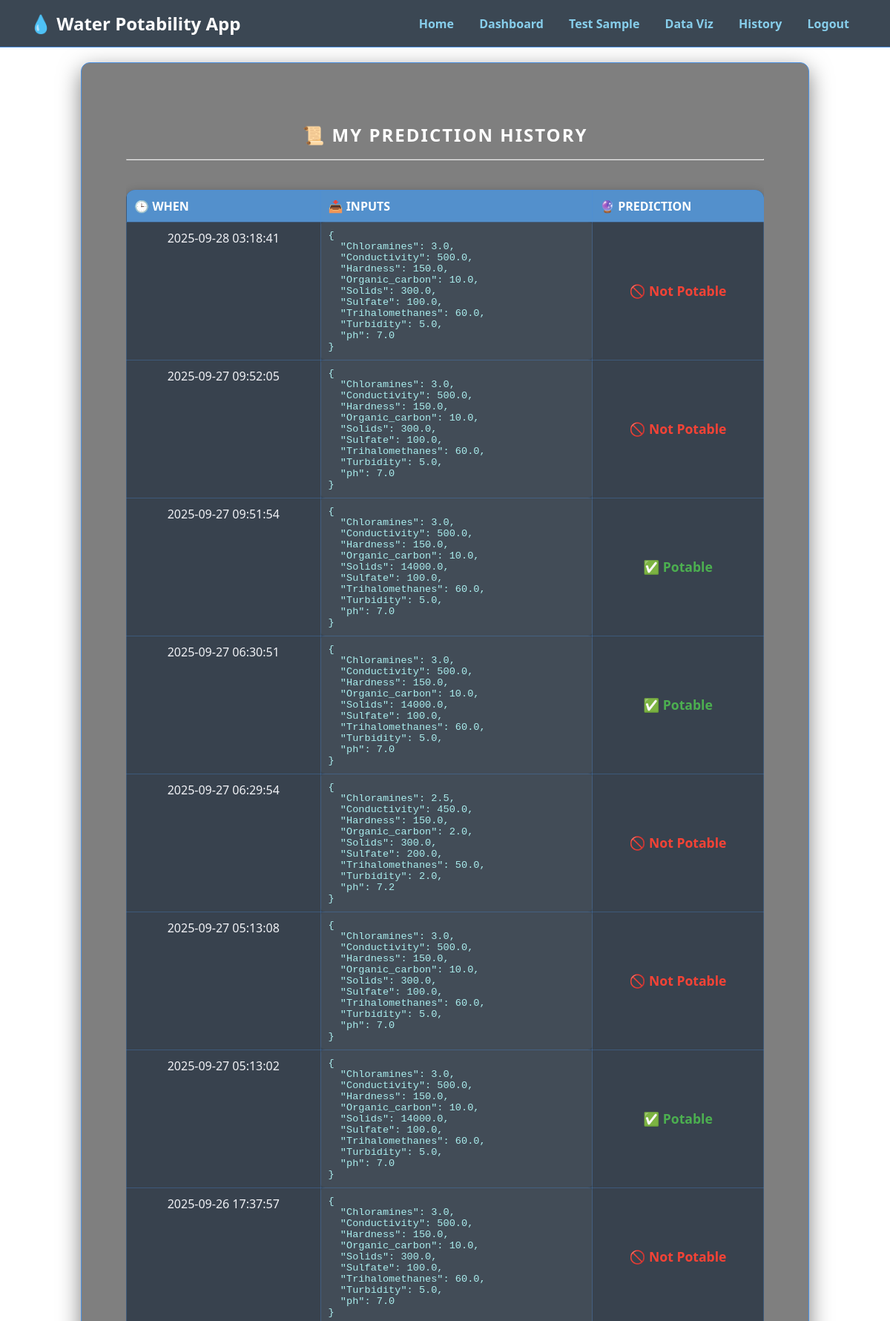
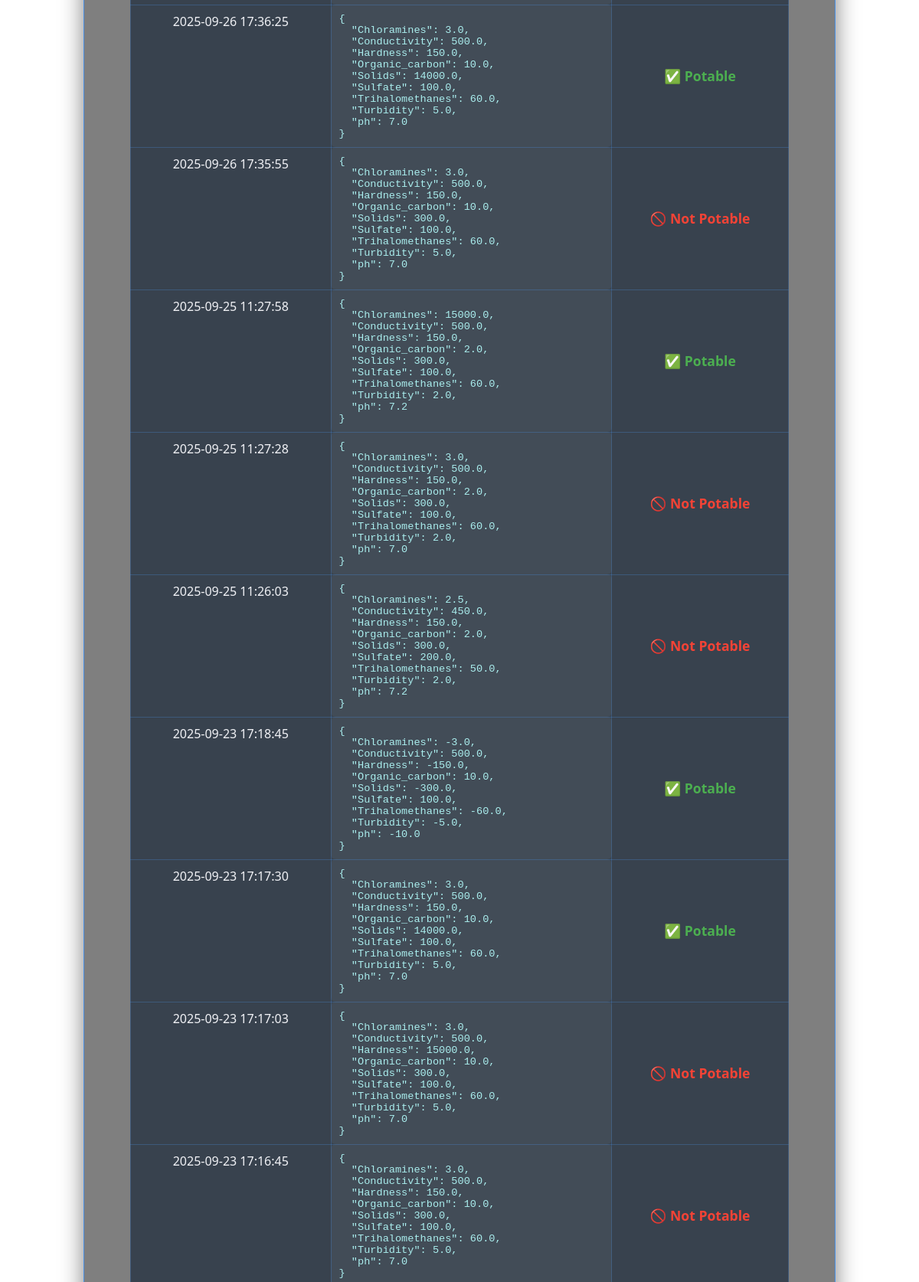
Screenshot of /history (signed in, upper part) with the database file from the repository (2 pictures, top to bottom).
### tables this page shows
CREATE TABLE history
                    (id INTEGER PRIMARY KEY AUTOINCREMENT,
                     user_id INTEGER NOT NULL,
                     input_data TEXT NOT NULL,
                     prediction TEXT NOT NULL,
                     timestamp DATETIME DEFAULT CURRENT_TIMESTAMP,
                     FOREIGN KEY (user_id) REFERENCES users (id));

### app.py (the view)
@app.route("/history")
def history():
    if not session.get('logged_in'):
        return redirect(url_for('login'))
    db = get_db()
    rows = db.execute("SELECT id, input_data, prediction, timestamp FROM history WHERE user_id = ? ORDER BY timestamp DESC",
                      (session.get('user_id'),)).fetchall()
    history = []
    for r in rows:
        try:
            input_data = json.loads(r["input_data"])
        except Exception:
            input_data = r["input_data"]
        history.append({
            "id": r["id"],
            "input_data": input_data,
            "prediction": r["prediction"],
            "timestamp": r["timestamp"]
        })
    return render_template("history.html", history=history)

### app.py (called while the page is built)
def get_db():
    db = getattr(g, '_database', None)
    if db is None:
        db = g._database = sqlite3.connect(DATABASE)
        db.row_factory = sqlite3.Row
    return db

@app.teardown_appcontext
def close_connection(exception):
    db = getattr(g, '_database', None)
    if db:
        db.close()

### Templates/history.html (shortened to what this page needs)
{% extends "base.html" %}
{% block content %}
<div class="centered-card">
  <h2 style="text-align:center; margin-bottom: 1rem;">📜 My Prediction History</h2>
  <hr>
  {% if history %}
    <div style="overflow-x: auto; margin-top: 20px;">
      <table class="table table-dark table-striped table-hover rounded shadow">
        <thead style="background: rgba(74,144,226,0.8); color: white; text-align: center;">
          <tr>
            <th style="padding: 10px;">🕒 When</th>
            <th style="padding: 10px;">📥 Inputs</th>
            <th style="padding: 10px;">🔮 Prediction</th>
          </tr>
        </thead>
        <tbody>
          {% for row in history %}
          <tr>
            <td style="vertical-align: top; padding: 10px; text-align:center;">
              {{ row.timestamp }}
            </td>
            <td style="font-size: 0.9rem; color: #ddd; background: rgba(255,255,255,0.05); border-radius: 6px; padding: 10px;">
              <pre style="white-space: pre-wrap; margin: 0; font-size: 0.85rem; color: #aee;">{{ row.input_data | tojson(indent=2) }}</pre>
            </td>
            <td style="text-align:center; font-weight: bold; padding: 10px;">
              {% if row.prediction == 'Potable' %}
                <span style="color: #4caf50; font-size: 1.1rem;">✅ Potable</span>
              {% else %}
                <span style="color: #f44336; font-size: 1.1rem;">🚫 Not Potable</span>
              {% endif %}
            </td>
          </tr>
          {% endfor %}
        </tbody>
      </table>
    </div>
  {% else %}
    <p style="text-align:center; font-size: 1.1rem; color: #bbb; margin-top: 20px;">
      🚫 No prediction history found. Try testing some water samples!
    </p>
  {% endif %}
</div>
{% endblock %}

### Templates/base.html (shortened to what this page needs)
<!DOCTYPE html>
<html lang="en">
<head>
    <link rel="stylesheet" href="{{ url_for('static', filename='css/style.css') }}">
</head>
<body>
    <div class="navbar">
        <div class="title">💧 Water Potability App</div>
        <div class="nav-links">
            <a href="{{ url_for('home') }}" class="{% if session.page == 'home' %}active{% endif %}">Home</a>
            {% if session.logged_in %}
            <a href="{{ url_for('dashboard') }}" class="{% if session.page == 'dashboard' %}active{% endif %}">Dashboard</a>
            <a href="{{ url_for('test') }}" class="{% if session.page == 'test' %}active{% endif %}">Test Sample</a>
            <a href="{{ url_for('data_viz') }}" class="{% if session.page == 'logout' %}active{% endif %}">Data Viz</a>
            <a href="{{ url_for('history') }}">History</a>
            <a href="{{ url_for('logout') }}" class="{% if session.page == 'logout' %}active{% endif %}">Logout</a>
            {% else %}
            <a href="{{ url_for('login') }}" class="{% if session.page == 'login' %}active{% endif %}">Login</a>
            <a href="{{ url_for('register') }}" class="{% if session.page == 'register' %}active{% endif %}">Register</a>
            {% endif %}
        </div>
    </div>
    <div class="content">
        {% block content %}{% endblock %}
    </div>
</body>
</html>

### static/css/style.css (style rules this page uses)
body { font-family: 'Segoe UI', sans-serif; background-image: url("https://images.unsplash.com/photo-1507525428034-b723cf961d3e"); background-size: cover; background-attachment: fixed; background-position: center; color: #f1f2f6; margin: 0; padding: 0; min-height: 100vh; }
.content { background: rgba(0, 0, 0, 0.5); backdrop-filter: blur(5px); padding: 40px; border-radius: 12px; box-shadow: 0 10px 30px rgba(0, 0, 0, 0.5); width: 90%; max-width: 900px; margin: 20px auto; text-align: center; border: 1px solid #4a90e2; transition: all 0.3s ease; }
.navbar { background: rgba(10, 25, 41, 0.8); backdrop-filter: blur(10px); padding: 15px 40px; border-bottom: 1px solid #4a90e2; margin-bottom: 20px; display: flex; justify-content: space-between; align-items: center; color: white; position: sticky; top: 0; z-index: 100; }
.navbar a { color: #87ceeb; text-decoration: none; font-weight: bold; margin: 0 15px; transition: color 0.3s ease; }
.navbar .title { font-size: 1.5rem; color: #ffffff; font-weight: bold; }
.centered-card { background: transparent; padding: 20px; border-radius: 12px; margin: 0 auto; text-align: center; }
h1, h2, h3 { color: #ffffff; text-transform: uppercase; letter-spacing: 2px; margin-bottom: 1rem; }
table { width: 100%; border-collapse: collapse; margin-top: 20px; background: rgba(26, 41, 58, 0.7); color: #f1f2f6; border-radius: 12px; overflow: hidden; box-shadow: 0 4px 15px rgba(0, 0, 0, 0.3); }
th, td { padding: 12px 15px; border: 1px solid rgba(74, 144, 226, 0.3); text-align: left; }
th { background-color: rgba(135, 206, 235, 0.2); color: #ffffff; text-transform: uppercase; font-weight: bold; }
a { color: #87ceeb; text-decoration: none; transition: color 0.3s ease; }

### rows the page displays
history: timestamp "2025-09-28 03:18:41", input_data|tojson "{ \"Chloramines\": 3.0, \"Conductivity\": 500.0, \"Hardness\": 150.0, \"Organic_carbon\": 10.0, \"Solids\": 300.0, \"Sulfate\": 100.0, \"Trihalomethanes\": 60.0, \"Turbidity\": 5.0, \"ph\": 7.0 }", prediction "🚫 Not Potable"
history: timestamp "2025-09-27 09:52:05", input_data|tojson "{ \"Chloramines\": 3.0, \"Conductivity\": 500.0, \"Hardness\": 150.0, \"Organic_carbon\": 10.0, \"Solids\": 300.0, \"Sulfate\": 100.0, \"Trihalomethanes\": 60.0, \"Turbidity\": 5.0, \"ph\": 7.0 }", prediction "🚫 Not Potable"
history: timestamp "2025-09-27 09:51:54", input_data|tojson "{ \"Chloramines\": 3.0, \"Conductivity\": 500.0, \"Hardness\": 150.0, \"Organic_carbon\": 10.0, \"Solids\": 14000.0, \"Sulfate\": 100.0, \"Trihalomethanes\": 60.0, \"Turbidity\": 5.0, \"ph\": 7.0 }", prediction "✅ Potable"
history: timestamp "2025-09-27 06:30:51", input_data|tojson "{ \"Chloramines\": 3.0, \"Conductivity\": 500.0, \"Hardness\": 150.0, \"Organic_carbon\": 10.0, \"Solids\": 14000.0, \"Sulfate\": 100.0, \"Trihalomethanes\": 60.0, \"Turbidity\": 5.0, \"ph\": 7.0 }", prediction "✅ Potable"
history: timestamp "2025-09-27 06:29:54", input_data|tojson "{ \"Chloramines\": 2.5, \"Conductivity\": 450.0, \"Hardness\": 150.0, \"Organic_carbon\": 2.0, \"Solids\": 300.0, \"Sulfate\": 200.0, \"Trihalomethanes\": 50.0, \"Turbidity\": 2.0, \"ph\": 7.2 }", prediction "🚫 Not Potable"
history: timestamp "2025-09-27 05:13:08", input_data|tojson "{ \"Chloramines\": 3.0, \"Conductivity\": 500.0, \"Hardness\": 150.0, \"Organic_carbon\": 10.0, \"Solids\": 300.0, \"Sulfate\": 100.0, \"Trihalomethanes\": 60.0, \"Turbidity\": 5.0, \"ph\": 7.0 }", prediction "🚫 Not Potable"
history: timestamp "2025-09-27 05:13:02", input_data|tojson "{ \"Chloramines\": 3.0, \"Conductivity\": 500.0, \"Hardness\": 150.0, \"Organic_carbon\": 10.0, \"Solids\": 14000.0, \"Sulfate\": 100.0, \"Trihalomethanes\": 60.0, \"Turbidity\": 5.0, \"ph\": 7.0 }", prediction "✅ Potable"
history: timestamp "2025-09-26 17:37:57", input_data|tojson "{ \"Chloramines\": 3.0, \"Conductivity\": 500.0, \"Hardness\": 150.0, \"Organic_carbon\": 10.0, \"Solids\": 300.0, \"Sulfate\": 100.0, \"Trihalomethanes\": 60.0, \"Turbidity\": 5.0, \"ph\": 7.0 }", prediction "🚫 Not Potable"
history: timestamp "2025-09-26 17:36:25", input_data|tojson "{ \"Chloramines\": 3.0, \"Conductivity\": 500.0, \"Hardness\": 150.0, \"Organic_carbon\": 10.0, \"Solids\": 14000.0, \"Sulfate\": 100.0, \"Trihalomethanes\": 60.0, \"Turbidity\": 5.0, \"ph\": 7.0 }", prediction "✅ Potable"
history: timestamp "2025-09-26 17:35:55", input_data|tojson "{ \"Chloramines\": 3.0, \"Conductivity\": 500.0, \"Hardness\": 150.0, \"Organic_carbon\": 10.0, \"Solids\": 300.0, \"Sulfate\": 100.0, \"Trihalomethanes\": 60.0, \"Turbidity\": 5.0, \"ph\": 7.0 }", prediction "🚫 Not Potable"
history: timestamp "2025-09-25 11:27:58", input_data|tojson "{ \"Chloramines\": 15000.0, \"Conductivity\": 500.0, \"Hardness\": 150.0, \"Organic_carbon\": 2.0, \"Solids\": 300.0, \"Sulfate\": 100.0, \"Trihalomethanes\": 60.0, \"Turbidity\": 2.0, \"ph\": 7.2 }", prediction "✅ Potable"
history: timestamp "2025-09-25 11:27:28", input_data|tojson "{ \"Chloramines\": 3.0, \"Conductivity\": 500.0, \"Hardness\": 150.0, \"Organic_carbon\": 2.0, \"Solids\": 300.0, \"Sulfate\": 100.0, \"Trihalomethanes\": 60.0, \"Turbidity\": 2.0, \"ph\": 7.0 }", prediction "🚫 Not Potable"
history: timestamp "2025-09-25 11:26:03", input_data|tojson "{ \"Chloramines\": 2.5, \"Conductivity\": 450.0, \"Hardness\": 150.0, \"Organic_carbon\": 2.0, \"Solids\": 300.0, \"Sulfate\": 200.0, \"Trihalomethanes\": 50.0, \"Turbidity\": 2.0, \"ph\": 7.2 }", prediction "🚫 Not Potable"
history: timestamp "2025-09-23 17:18:45", input_data|tojson "{ \"Chloramines\": -3.0, \"Conductivity\": 500.0, \"Hardness\": -150.0, \"Organic_carbon\": 10.0, \"Solids\": -300.0, \"Sulfate\": 100.0, \"Trihalomethanes\": -60.0, \"Turbidity\": -5.0, \"ph\": -10.0 }", prediction "✅ Potable"
history: timestamp "2025-09-23 17:17:30", input_data|tojson "{ \"Chloramines\": 3.0, \"Conductivity\": 500.0, \"Hardness\": 150.0, \"Organic_carbon\": 10.0, \"Solids\": 14000.0, \"Sulfate\": 100.0, \"Trihalomethanes\": 60.0, \"Turbidity\": 5.0, \"ph\": 7.0 }", prediction "✅ Potable"
history: timestamp "2025-09-23 17:17:03", input_data|tojson "{ \"Chloramines\": 3.0, \"Conductivity\": 500.0, \"Hardness\": 15000.0, \"Organic_carbon\": 10.0, \"Solids\": 300.0, \"Sulfate\": 100.0, \"Trihalomethanes\": 60.0, \"Turbidity\": 5.0, \"ph\": 7.0 }", prediction "🚫 Not Potable"
history: timestamp "2025-09-23 17:16:45", input_data|tojson "{ \"Chloramines\": 3.0, \"Conductivity\": 500.0, \"Hardness\": 150.0, \"Organic_carbon\": 10.0, \"Solids\": 300.0, \"Sulfate\": 100.0, \"Trihalomethanes\": 60.0, \"Turbidity\": 5.0, \"ph\": 7.0 }", prediction "🚫 Not Potable"
